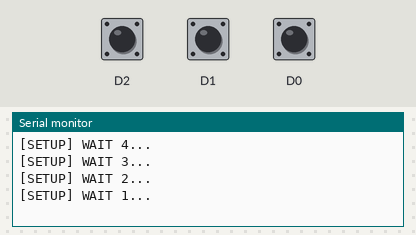
Recording of a sketch running on a simulated ESP8266 (NodeMCU). On the bench: the last lines printed to the serial monitor. The test bench sets the inputs (shaded band); at power-on: D2 HIGH, D1 HIGH, D0 HIGH. WiFi joins after 1.5 s; servers stay silent unless stated; uploads are accepted with an empty reply.

Above: at 5.2 s.
5.3 s: D2 pulled LOW for 0.15 s
At 5.9 s:
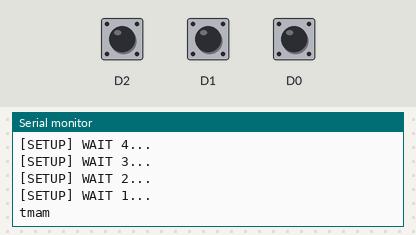
At 7.4 s:
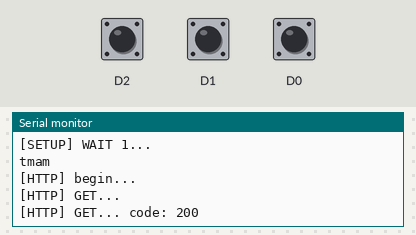
Timing chart, 0 to 8.9 s (numbered marks = the images above; inputs shaded):
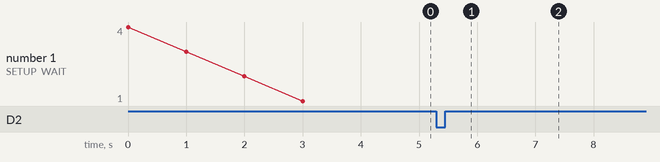

Measured:
- after the input at 5.3 s, the serial monitor: prints a new line at once (image 1)

The sketch:

BasicHttpClient.ino
```cpp
/**
   BasicHTTPClient.ino

    Created on: 24.05.2015

*/

#include <Arduino.h>

#include <ESP8266WiFi.h>
#include <ESP8266WiFiMulti.h>

#include <ESP8266HTTPClient.h>

#include <WiFiClient.h>

ESP8266WiFiMulti WiFiMulti;

char sendBtn = D2, roadBtn = D1, trafficBtn = D0;
int road = 1, traffic = 0;
unsigned long lastPressTime = 0;
byte btnState = B00000000;
void setup() {

  pinMode(D0, INPUT_PULLUP);
  pinMode(D1, INPUT_PULLUP);
  pinMode(D2, INPUT_PULLUP);

  Serial.begin(115200);
  // Serial.setDebugOutput(true);

  Serial.println();
  Serial.println();
  Serial.println();

  for (uint8_t t = 4; t > 0; t--) {
    Serial.printf("[SETUP] WAIT %d...\n", t);
    Serial.flush();
    delay(1000);
  }

  WiFi.mode(WIFI_STA);
  WiFiMulti.addAP("WE0C41B0", "kc197276");

}

void loop() {
  // wait for WiFi connection
  btnState = digitalRead(D0) | (digitalRead(D1) << 1) | (digitalRead(D2) << 2);
//  Serial.println(btnState);
  switch (btnState){
    case 6: //Change road
      if(!checkBounce())  road ++;
      break;
    case 5: //Change traffic
      if(!checkBounce())  traffic = (traffic+1)%3;
      break;
    case 3: //Send data
      if(!checkBounce())  sendData();
      break;
    default:
      break;
  }
//  sendData();
  delay(10);
}

bool checkBounce(){

  if(millis() - lastPressTime > 70){
    Serial.println("tmam");
    lastPressTime = millis();
    return false;
  }else{
    lastPressTime = millis();
    return true;
  }
}

void sendData (){
    if ((WiFiMulti.run() == WL_CONNECTED)) {

    WiFiClient client;
    HTTPClient http;
    String url = "http://192.168.1.5/se-project/changeRoad.php?id=" + String(road) + "&status=" + String(traffic);

    Serial.print("[HTTP] begin...\n");
    if (http.begin(client, url)) {  // HTTP

      Serial.print("[HTTP] GET...\n");
      // start connection and send HTTP header
      int httpCode = http.GET();

      // httpCode will be negative on error
      if (httpCode > 0) {
        // HTTP header has been send and Server response header has been handled
        Serial.printf("[HTTP] GET... code: %d\n", httpCode);

        // file found at server
        if (httpCode == HTTP_CODE_OK || httpCode == HTTP_CODE_MOVED_PERMANENTLY) {
          String payload = http.getString();
          Serial.println(payload);
        }
      } else {
        Serial.printf("[HTTP] GET... failed, error: %s\n", http.errorToString(httpCode).c_str());
      }

      http.end();
    } else {
      Serial.printf("[HTTP} Unable to connect\n");
    }
  }
}
```
